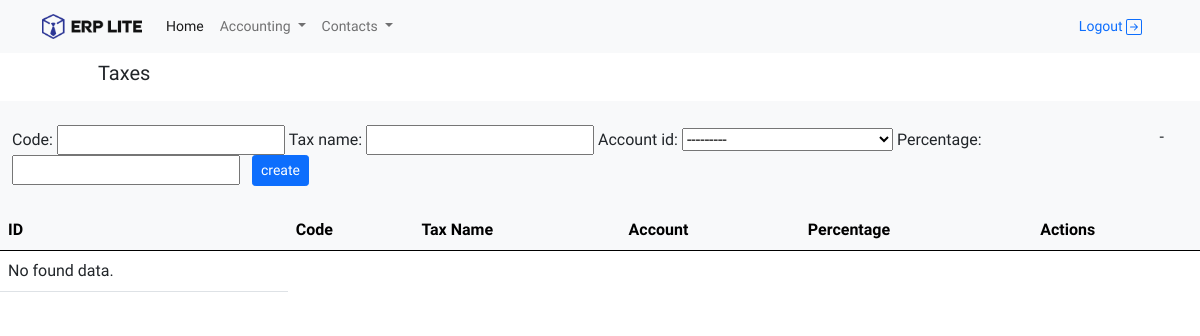
/accounting/taxes/ (signed in), run on an earlier commit of the app's database.
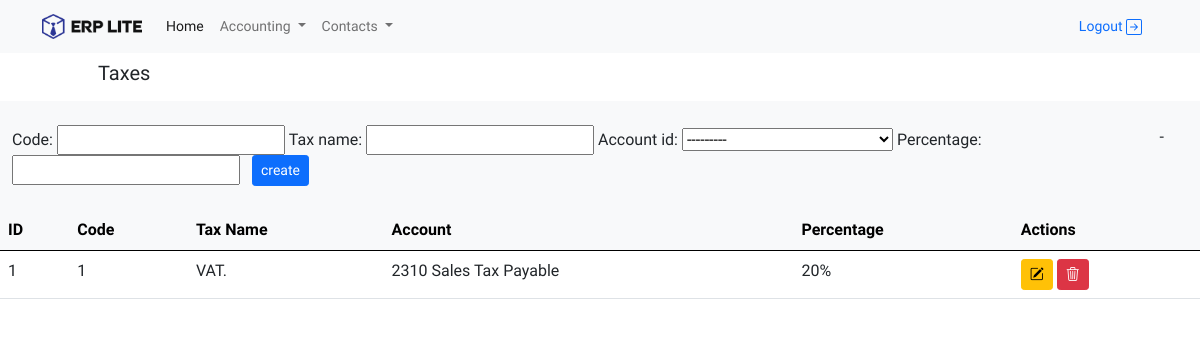
And on a later commit of the database.
### accounting/models.py (models this page shows)
class Taxes(models.Model):
    code = models.CharField(max_length=10)
    tax_name = models.CharField(max_length=220)
    account_id = models.ForeignKey(ChartOfAccounts, on_delete=models.CASCADE)
    percentage = models.IntegerField()

class ChartOfAccounts(models.Model):
    code = models.CharField(max_length=10)
    name = models.CharField(max_length=220)
    type = models.ForeignKey(CategoryAccounts, on_delete=models.CASCADE)
    def __str__(self):
        return f'{self.code} {self.name}'
    class Meta:
        ordering = ['code']

### accounting/views.py (the view)
# urls.py: path('taxes/', home_taxes, name='taxes'),
@login_required(login_url='login')
def home_taxes(request):
    form = FormTaxes()
    if request.method == 'POST':
        form = FormTaxes(request.POST)
        if form.is_valid():
            form.save()
        return redirect('accounting:taxes')
    taxes = Taxes.objects.all()
    paginator = Paginator(Taxes.objects.all(), 6)
    page_number = request.GET.get('page')
    page_taxes = paginator.get_page(page_number)
    context = {
        'form': form,
        'taxes': form,
        'page_taxes': page_taxes,
    }
    return render(request,'taxes.html', context)

### accounting/forms.py
class FormTaxes(ModelForm):
    class Meta:
        model = Taxes
        fields = '__all__'

### accounting/templates/taxes.html (shortened to what this page needs)
{% extends 'home/home.html' %}
{% block Title %}
    Taxes
{% endblock %}
{% block content %}
    <div class="row py-4">
        <div class="d-flex justify-content-between">
            <form method="POST" action="">
                {{ form }}
                {% if page_name %}
                    <input type="submit" value="update" class="ms-2 btn btn-warning btn-sm">
                    <a href="{% url 'accounting:taxes' %}" class="btn btn-secondary btn-sm">cancel</a>
                {% else %}
                    <input type="submit" value="create" class="ms-2 btn btn-primary btn-sm">
                {% endif %}
            </form>
            <div class="px-4">
                {{ page_accounts.number }}-{{ page_accounts.paginator.num_pages }}
            </div>
        </div>
    </div>
    <div class="row bg-white">
        <table class="table">
            <thead class="table-light">
            <tr>
                <th>ID</th>
                <th>Code</th>
                <th>Tax Name</th>
                <th>Account</th>
                <th>Percentage</th>
                <th>Actions</th>
            </tr>
            </thead>
            <tbody>
            {% if page_taxes %}
                {% for tax in page_taxes %}
                    <tr>
                        <td>{{ tax.id }}</td>
                        <td>{{ tax.code }}</td>
                        <td>{{ tax.tax_name }}</td>
                        <td>{{ tax.account_id }}</td>
                        <td>{{ tax.percentage }}%</td>
                        <td><a href="{% url 'accounting:updated-taxes' tax.pk %}" class="btn btn-warning btn-sm"><i
                                class="bi bi-pencil-square"></i></a>
                            <a href="{% url 'accounting:delete-taxes' tax.pk %}" class="btn btn-danger btn-sm"><i
                                    class="bi bi-trash3"></i></a></td>
                    </tr>
                {% endfor %}
            {% else %}
                <tr>
                    <td>
                        No found data.
                    </td>
                </tr>
            {% endif %}
            </tbody>
        </table>
    </div>
{% endblock %}

What changed in the data, as far as the page shows it:
added Taxes: id "1", code "1", tax_name "VAT.", account_id "2310 Sales Tax Payable", percentage "20"
Also different on the page:
text no longer shown: "No found data."
